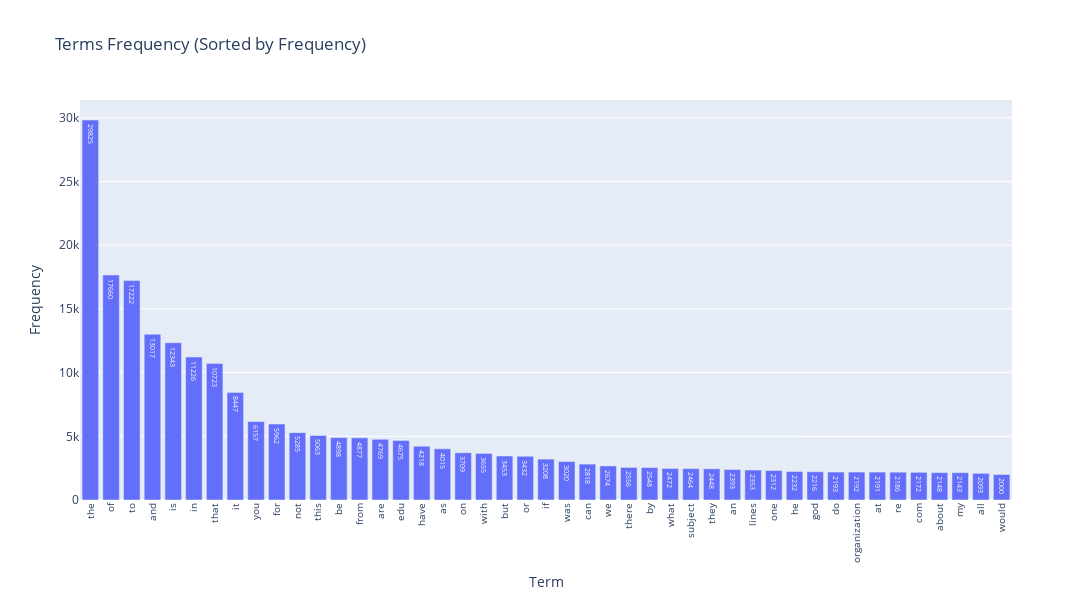

Notebook cell for this chart:
### Markdown cell above
### >>> **Exercise 14 (take home):** 
Additionally, you can attempt to sort the terms on the `x-axis` by frequency instead of in alphabetical order. This way the visualization is more meaninfgul and you will be able to observe the so called [long tail](https://en.wikipedia.org/wiki/Long_tail) (get familiar with this term since it will appear a lot in data mining and other statistics courses). see picture below

![alt txt](https://upload.wikimedia.org/wikipedia/commons/thumb/8/8a/Long_tail.svg/1000px-Long_tail.svg.png)

### Code cell
# Answer here
df = df.sort_values(by="Frequency", ascending=False).reset_index(drop=True)

fig = px.bar(df, x="Term", y="Frequency",
             title="Terms Frequency (Sorted by Frequency)",
             text="Frequency")

# 調整 x 軸標籤
fig.update_layout(
    xaxis_tickangle=-90,
    xaxis_tickfont_size=10,
    yaxis_tickfont_size=12,
    width=1200, height=600
)

fig.show()

### Figure 1 — Plotly figure (JSON) as saved in the notebook; plotly's stock layout.template omitted (floating-point values rounded to 4 significant figures)
{"data": [{"hovertemplate": "Term=%{x}<br>Frequency=%{text}<extra></extra>", "legendgroup": "", "marker": {"color": "#636efa", "pattern": {"shape": ""}}, "name": "", "orientation": "v", "showlegend": false, "text": [29820.0, 17660.0, 17220.0, 13020.0, 12340.0, 11230.0, 10720.0, 8447.0, 6157.0, 5962.0, 5285.0, 5063.0, 4898.0, 4877.0, 4769.0, 4675.0, 4218.0, 4015.0, 3709.0, 3655.0, 3453.0, 3432.0, 3208.0, 3020.0, 2818.0, 2674.0, 2556.0, 2548.0, 2472.0, 2464.0, 2448.0, 2393.0, 2353.0, 2312.0, 2232.0, 2216.0, 2193.0, 2192.0, 2191.0, 2186.0, 2172.0, 2148.0, 2143.0, 2093.0, 2000.0], "textposition": "auto", "type": "bar", "x": ["the", "of", "to", "and", "is", "in", "that", "it", "you", "for", "not", "this", "be", "from", "are", "edu", "have", "as", "on", "with", "but", "or", "if", "was", "can", "we", "there", "by", "what", "subject", "they", "an", "lines", "one", "he", "god", "do", "organization", "at", "re", "com", "about", "my", "all", "would"], "xaxis": "x", "y": [29825, 17660, 17222, 13017, 12343, 11226, 10723, 8447, 6157, 5962, 5285, 5063, 4898, 4877, 4769, 4675, 4218, 4015, 3709, 3655, 3453, 3432, 3208, 3020, 2818, 2674, 2556, 2548, 2472, 2464, 2448, 2393, 2353, 2312, 2232, 2216, 2193, 2192, 2191, 2186, 2172, 2148, 2143, 2093, 2000], "yaxis": "y"}], "layout": {"barmode": "relative", "height": 600, "legend": {"tracegroupgap": 0}, "title": {"text": "Terms Frequency (Sorted by Frequency)"}, "width": 1200, "xaxis": {"anchor": "y", "domain": [0, 1], "tickangle": -90, "tickfont": {"size": 10}, "title": {"text": "Term"}}, "yaxis": {"anchor": "x", "domain": [0, 1], "tickfont": {"size": 12}, "title": {"text": "Frequency"}}}}
